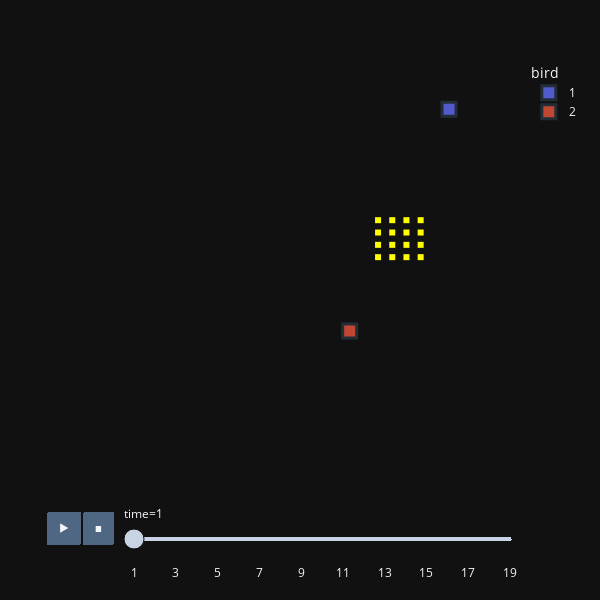

Write notebook code for a chart like this one.
### Markdown cell above
Test one of the simulations by animating it.

### Code cell
communicators = ft.object_from_data(sim.all_birdsDF, sim.all_rewardsDF)
ft.animate_birds(communicators, plot_rewards=True,
                  width = 600, height = 600, point_size = 10)

### Figure 1 — Plotly figure (JSON) as saved in the notebook; plotly's stock layout.template omitted (floating-point values rounded to 4 significant figures)
{"data": [{"hovertemplate": "bird=1<br>time=1<br>x=%{x}<br>y=%{y}<extra></extra>", "legendgroup": "1", "marker": {"color": "#636efa", "line": {"width": 3}, "opacity": 0.8, "size": 14, "symbol": "square"}, "mode": "markers", "name": "1", "orientation": "v", "showlegend": true, "type": "scatter", "x": [25], "xaxis": "x", "y": [26], "yaxis": "y"}, {"hovertemplate": "bird=2<br>time=1<br>x=%{x}<br>y=%{y}<extra></extra>", "legendgroup": "2", "marker": {"color": "#EF553B", "line": {"width": 3}, "opacity": 0.8, "size": 14, "symbol": "square"}, "mode": "markers", "name": "2", "orientation": "v", "showlegend": true, "type": "scatter", "x": [18], "xaxis": "x", "y": [8], "yaxis": "y"}, {"hovertemplate": "bird=reward<br>time=1<br>x=%{x}<br>y=%{y}<extra></extra>", "legendgroup": "reward", "marker": {"color": "yellow", "symbol": "square"}, "mode": "markers", "name": "reward", "orientation": "v", "showlegend": false, "type": "scatter", "x": [20, 21, 22, 23, 20, 21, 22, 23, 20, 21, 22, 23, 20, 21, 22, 23], "xaxis": "x", "y": [14, 14, 14, 14, 15, 15, 15, 15, 16, 16, 16, 16, 17, 17, 17, 17], "yaxis": "y"}], "layout": {"autosize": false, "height": 600, "legend": {"title": {"text": "bird"}, "tracegroupgap": 0}, "margin": {"t": 60}, "sliders": [{"active": 0, "currentvalue": {"prefix": "time="}, "len": 0.9, "pad": {"b": 10, "t": 60}, "steps": [{"args": [["1"], {"frame": {"duration": 0, "redraw": false}, "fromcurrent": true, "mode": "immediate", "transition": {"duration": 0, "easing": "linear"}}], "label": "1", "method": "animate"}, {"args": [["2"], {"frame": {"duration": 0, "redraw": false}, "fromcurrent": true, "mode": "immediate", "transition": {"duration": 0, "easing": "linear"}}], "label": "2", "method": "animate"}, {"args": [["3"], {"frame": {"duration": 0, "redraw": false}, "fromcurrent": true, "mode": "immediate", "transition": {"duration": 0, "easing": "linear"}}], "label": "3", "method": "animate"}, {"args": [["4"], {"frame": {"duration": 0, "redraw": false}, "fromcurrent": true, "mode": "immediate", "transition": {"duration": 0, "easing": "linear"}}], "label": "4", "method": "animate"}, {"args": [["5"], {"frame": {"duration": 0, "redraw": false}, "fromcurrent": true, "mode": "immediate", "transition": {"duration": 0, "easing": "linear"}}], "label": "5", "method": "animate"}, {"args": [["6"], {"frame": {"duration": 0, "redraw": false}, "fromcurrent": true, "mode": "immediate", "transition": {"duration": 0, "easing": "linear"}}], "label": "6", "method": "animate"}, {"args": [["7"], {"frame": {"duration": 0, "redraw": false}, "fromcurrent": true, "mode": "immediate", "transition": {"duration": 0, "easing": "linear"}}], "label": "7", "method": "animate"}, {"args": [["8"], {"frame": {"duration": 0, "redraw": false}, "fromcurrent": true, "mode": "immediate", "transition": {"duration": 0, "easing": "linear"}}], "label": "8", "method": "animate"}, {"args": [["9"], {"frame": {"duration": 0, "redraw": false}, "fromcurrent": true, "mode": "immediate", "transition": {"duration": 0, "easing": "linear"}}], "label": "9", "method": "animate"}, {"args": [["10"], {"frame": {"duration": 0, "redraw": false}, "fromcurrent": true, "mode": "immediate", "transition": {"duration": 0, "easing": "linear"}}], "label": "10", "method": "animate"}, {"args": [["11"], {"frame": {"duration": 0, "redraw": false}, "fromcurrent": true, "mode": "immediate", "transition": {"duration": 0, "easing": "linear"}}], "label": "11", "method": "animate"}, {"args": [["12"], {"frame": {"duration": 0, "redraw": false}, "fromcurrent": true, "mode": "immediate", "transition": {"duration": 0, "easing": "linear"}}], "label": "12", "method": "animate"}, {"args": [["13"], {"frame": {"duration": 0, "redraw": false}, "fromcurrent": true, "mode": "immediate", "transition": {"duration": 0, "easing": "linear"}}], "label": "13", "method": "animate"}, {"args": [["14"], {"frame": {"duration": 0, "redraw": false}, "fromcurrent": true, "mode": "immediate", "transition": {"duration": 0, "easing": "linear"}}], "label": "14", "method": "animate"}, {"args": [["15"], {"frame": {"duration": 0, "redraw": false}, "fromcurrent": true, "mode": "immediate", "transition": {"duration": 0, "easing": "linear"}}], "label": "15", "method": "animate"}, {"args": [["16"], {"frame": {"duration": 0, "redraw": false}, "fromcurrent": true, "mode": "immediate", "transition": {"duration": 0, "easing": "linear"}}], "label": "16", "method": "animate"}, {"args": [["17"], {"frame": {"duration": 0, "redraw": false}, "fromcurrent": true, "mode": "immediate", "transition": {"duration": 0, "easing": "linear"}}], "label": "17", "method": "animate"}, {"args": [["18"], {"frame": {"duration": 0, "redraw": false}, "fromcurrent": true, "mode": "immediate", "transition": {"duration": 0, "easing": "linear"}}], "label": "18", "method": "animate"}, {"args": [["19"], {"frame": {"duration": 0, "redraw": false}, "fromcurrent": true, "mode": "immediate", "transition": {"duration": 0, "easing": "linear"}}], "label": "19", "method": "animate"}], "x": 0.1, "xanchor": "left", "y": 0, "yanchor": "top"}], "updatemenus": [{"buttons": [{"args": [null, {"frame": {"duration": 500, "redraw": false}, "fromcurrent": true, "mode": "immediate", "transition": {"duration": 0, "easing": "linear"}}], "label": "&#9654;", "method": "animate"}, {"args": [[null], {"frame": {"duration": 0, "redraw": false}, "fromcurrent": true, "mode": "immediate", "transition": {"duration": 0, "easing": "linear"}}], "label": "&#9724;", "method": "animate"}], "direction": "left", "pad": {"r": 10, "t": 70}, "showactive": false, "type": "buttons", "x": 0.1, "xanchor": "right", "y": 0, "yanchor": "top"}], "width": 600, "xaxis": {"anchor": "y", "domain": [0, 1], "range": [-1, 30], "showgrid": false, "showticklabels": false, "ticks": "", "title": {"text": ""}, "zeroline": false}, "yaxis": {"anchor": "x", "domain": [0, 1], "range": [-1, 30], "showgrid": false, "showticklabels": false, "ticks": "", "title": {"text": ""}, "zeroline": false}}}
